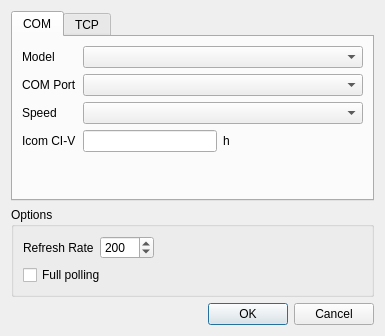
<?xml version="1.0" encoding="UTF-8"?>
<ui version="4.0">
 <class>DialogConfig</class>
 <widget class="QDialog" name="DialogConfig">
  <property name="geometry">
   <rect>
    <x>0</x>
    <y>0</y>
    <width>385</width>
    <height>336</height>
   </rect>
  </property>
  <property name="windowTitle">
   <string>Config</string>
  </property>
  <layout class="QVBoxLayout" name="verticalLayout_2">
   <item>
    <widget class="QTabWidget" name="tabWidget_Config">
     <property name="currentIndex">
      <number>0</number>
     </property>
     <widget class="QWidget" name="tab_com">
      <attribute name="title">
       <string>COM</string>
      </attribute>
      <layout class="QFormLayout" name="formLayout">
       <item row="0" column="0">
        <widget class="QLabel" name="label_RigModel">
         <property name="text">
          <string>Model</string>
         </property>
         <property name="buddy">
          <cstring>comboBox_rigModel</cstring>
         </property>
        </widget>
       </item>
       <item row="0" column="1">
        <widget class="QComboBox" name="comboBox_rigModel"/>
       </item>
       <item row="1" column="0">
        <widget class="QLabel" name="label_comPort">
         <property name="text">
          <string>COM Port</string>
         </property>
         <property name="buddy">
          <cstring>comboBox_comPort</cstring>
         </property>
        </widget>
       </item>
       <item row="1" column="1">
        <widget class="QComboBox" name="comboBox_comPort"/>
       </item>
       <item row="2" column="0">
        <widget class="QLabel" name="label_serialSpeed">
         <property name="text">
          <string>Speed</string>
         </property>
         <property name="buddy">
          <cstring>comboBox_serialSpeed</cstring>
         </property>
        </widget>
       </item>
       <item row="2" column="1">
        <widget class="QComboBox" name="comboBox_serialSpeed"/>
       </item>
       <item row="3" column="0">
        <widget class="QLabel" name="label_civAddr">
         <property name="cursor">
          <cursorShape>ArrowCursor</cursorShape>
         </property>
         <property name="text">
          <string>Icom CI-V</string>
         </property>
         <property name="buddy">
          <cstring>lineEdit_civAddr</cstring>
         </property>
        </widget>
       </item>
       <item row="3" column="1">
        <layout class="QHBoxLayout" name="horizontalLayout">
         <item>
          <widget class="QLineEdit" name="lineEdit_civAddr">
           <property name="toolTip">
            <string>hex, Icom only</string>
           </property>
           <property name="statusTip">
            <string/>
           </property>
          </widget>
         </item>
         <item>
          <widget class="QLabel" name="label">
           <property name="text">
            <string>h</string>
           </property>
          </widget>
         </item>
         <item>
          <spacer name="horizontalSpacer_2">
           <property name="orientation">
            <enum>Qt::Horizontal</enum>
           </property>
           <property name="sizeHint" stdset="0">
            <size>
             <width>40</width>
             <height>20</height>
            </size>
           </property>
          </spacer>
         </item>
        </layout>
       </item>
      </layout>
     </widget>
     <widget class="QWidget" name="tab_tcp">
      <attribute name="title">
       <string>TCP</string>
      </attribute>
      <layout class="QFormLayout" name="formLayout_2">
       <item row="0" column="0" colspan="2">
        <widget class="QCheckBox" name="checkBox_netRigctl">
         <property name="text">
          <string>NET Rigctl</string>
         </property>
        </widget>
       </item>
       <item row="3" column="0">
        <widget class="QLabel" name="label_ip">
         <property name="text">
          <string>IP address</string>
         </property>
         <property name="buddy">
          <cstring>lineEdit_ip</cstring>
         </property>
        </widget>
       </item>
       <item row="3" column="1">
        <widget class="QLineEdit" name="lineEdit_ip">
         <property name="toolTip">
          <string>e.g. 127.0.0.1:4532</string>
         </property>
        </widget>
       </item>
      </layout>
     </widget>
    </widget>
   </item>
   <item>
    <widget class="QGroupBox" name="groupBox">
     <property name="title">
      <string>Options</string>
     </property>
     <layout class="QVBoxLayout" name="verticalLayout">
      <item>
       <layout class="QHBoxLayout" name="horizontalLayout_2">
        <item>
         <widget class="QLabel" name="label_RefreshRate">
          <property name="text">
           <string>Refresh Rate</string>
          </property>
          <property name="buddy">
           <cstring>spinBox_RefreshRate</cstring>
          </property>
         </widget>
        </item>
        <item>
         <widget class="QSpinBox" name="spinBox_RefreshRate">
          <property name="minimum">
           <number>50</number>
          </property>
          <property name="maximum">
           <number>1000</number>
          </property>
          <property name="singleStep">
           <number>50</number>
          </property>
          <property name="value">
           <number>200</number>
          </property>
         </widget>
        </item>
        <item>
         <spacer name="horizontalSpacer">
          <property name="orientation">
           <enum>Qt::Horizontal</enum>
          </property>
          <property name="sizeHint" stdset="0">
           <size>
            <width>40</width>
            <height>20</height>
           </size>
          </property>
         </spacer>
        </item>
       </layout>
      </item>
      <item>
       <widget class="QCheckBox" name="checkBox_fullPoll">
        <property name="text">
         <string>Full polling</string>
        </property>
       </widget>
      </item>
     </layout>
    </widget>
   </item>
   <item>
    <widget class="QDialogButtonBox" name="buttonBox">
     <property name="orientation">
      <enum>Qt::Horizontal</enum>
     </property>
     <property name="standardButtons">
      <set>QDialogButtonBox::Cancel|QDialogButtonBox::Ok</set>
     </property>
    </widget>
   </item>
  </layout>
 </widget>
 <tabstops>
  <tabstop>tabWidget_Config</tabstop>
  <tabstop>comboBox_rigModel</tabstop>
  <tabstop>comboBox_comPort</tabstop>
  <tabstop>comboBox_serialSpeed</tabstop>
  <tabstop>lineEdit_civAddr</tabstop>
  <tabstop>spinBox_RefreshRate</tabstop>
  <tabstop>checkBox_fullPoll</tabstop>
  <tabstop>checkBox_netRigctl</tabstop>
  <tabstop>lineEdit_ip</tabstop>
 </tabstops>
 <resources/>
 <connections>
  <connection>
   <sender>buttonBox</sender>
   <signal>accepted()</signal>
   <receiver>DialogConfig</receiver>
   <slot>accept()</slot>
   <hints>
    <hint type="sourcelabel">
     <x>259</x>
     <y>324</y>
    </hint>
    <hint type="destinationlabel">
     <x>157</x>
     <y>274</y>
    </hint>
   </hints>
  </connection>
  <connection>
   <sender>buttonBox</sender>
   <signal>rejected()</signal>
   <receiver>DialogConfig</receiver>
   <slot>reject()</slot>
   <hints>
    <hint type="sourcelabel">
     <x>327</x>
     <y>324</y>
    </hint>
    <hint type="destinationlabel">
     <x>286</x>
     <y>274</y>
    </hint>
   </hints>
  </connection>
 </connections>
</ui>
